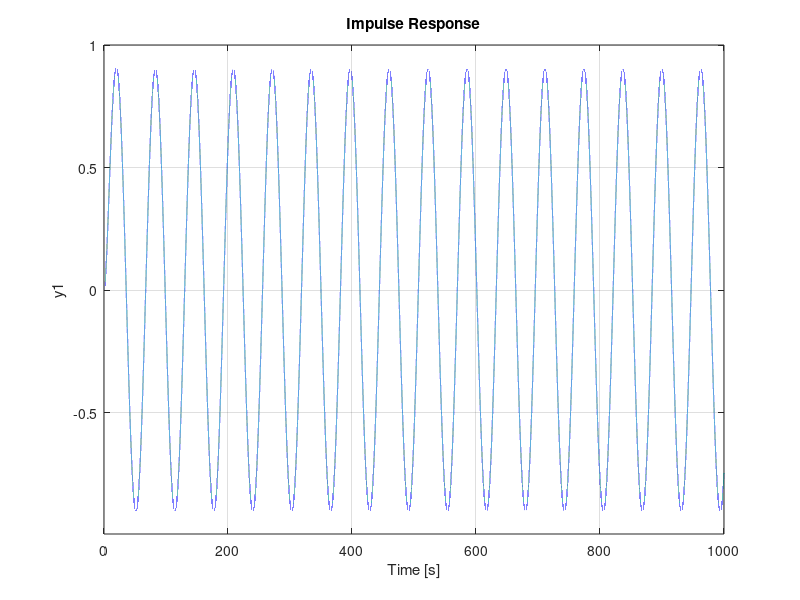

Recreate this plot in MATLAB.
% è possibile ottenere la risposta a regime con un "trucchetto": sfruttiamo
% il fatto che la LT di un impulso è 1, quindi:
clear; clc; close all;

R = 470;
C = 10*10^-3;

num = [0 1];
den = [R*C 1];


G = tf(num, den)
subplot(1,2,1)
bode(G);
grid on

sin = tf(0.1, [1 0 0.1^2])

Y = G*sin           % moltiplico nel dominio di laplace funzione di trasferimento ed input
t = 0:0.001:1000;

subplot(1,2,2)
impulse(Y,t);
%xlim([10,10.5])
